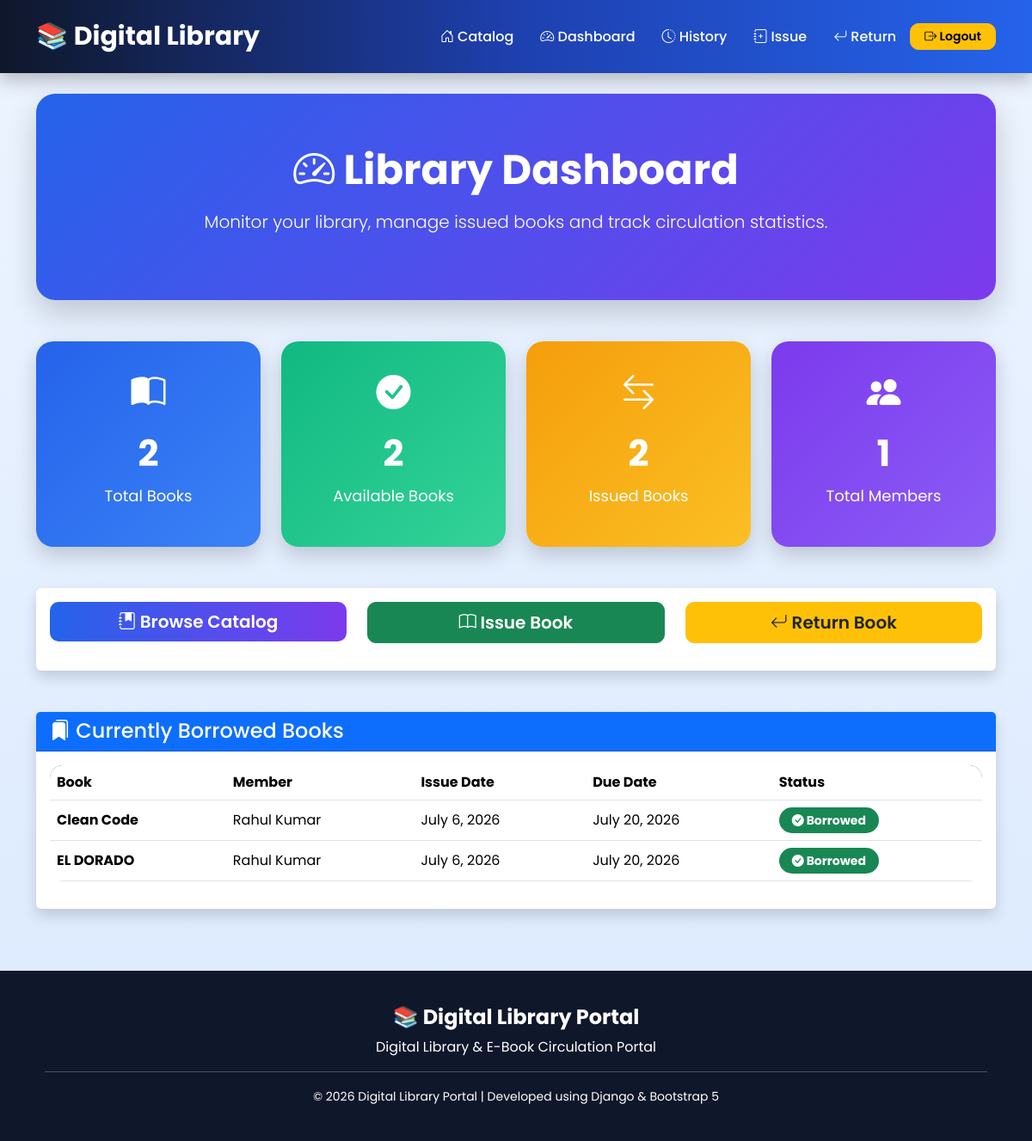
The page /dashboard/ (signed in) on the database its author committed.
### library/models.py (models this page shows, shortened)
class CirculationRecord(models.Model):
    book = models.ForeignKey(Book, on_delete=models.CASCADE)
    member = models.ForeignKey(
        Member,
        on_delete=models.CASCADE,
        related_name='borrowed_books'
    )
    issue_date = models.DateField(default=timezone.now)
    due_date = models.DateField()
    return_date = models.DateField(blank=True, null=True)
    fine_amount = models.DecimalField(
        max_digits=6,
        decimal_places=2,
        default=0.00
    )
    is_returned = models.BooleanField(default=False)

class Book(models.Model):
    GENRES = [
        ('TECH', 'Computer Science & Technology'),
        ('SCI', 'Science & Mathematics'),
        ('LIT', 'Literature & Fiction'),
        ('HIST', 'History & Social Sciences'),
    ]
    title = models.CharField(max_length=200)
    author = models.ForeignKey(
        Author,
        on_delete=models.CASCADE,
        related_name='books'
    )
    isbn = models.CharField(max_length=13, unique=True)
    genre = models.CharField(max_length=10, choices=GENRES)
    total_copies = models.PositiveIntegerField(default=5)
    available_copies = models.PositiveIntegerField(default=5)
    cover_url = models.URLField(
        blank=True,
        default="https://via.placeholder.com/150x220"
    )

class Member(models.Model):
    name = models.CharField(max_length=100)
    member_id = models.CharField(max_length=20, unique=True)
    email = models.EmailField()
    phone = models.CharField(max_length=15)
    joined_date = models.DateField(auto_now_add=True)

### library/views.py (the view)
# urls.py: path("dashboard/", views.dashboard, name="dashboard"),
@login_required
def dashboard(request):
    total_books = Book.objects.count()
    available_books = Book.objects.filter(
        available_copies__gt=0
    ).count()
    borrowed = CirculationRecord.objects.filter(
        is_returned=False
    )
    total_members = Member.objects.count()
    context = {
        "total_books": total_books,
        "available_books": available_books,
        "borrowed_books": borrowed.count(),
        "members": total_members,
        "borrowed": borrowed,
        "today": timezone.now().date(),
    }
    return render(
        request,
        "library/dashboard.html",
        context
    )

### library/templates/library/dashboard.html (shortened to what this page needs)
{% extends 'library/base.html' %}
{% block content %}
<div class="hero-banner text-center mb-5">
    <h1>
        <i class="bi bi-speedometer2"></i>
        Library Dashboard
    </h1>
    <p class="lead mt-3">
        Monitor your library, manage issued books and track circulation statistics.
    </p>
</div>
<div class="row g-4 mb-5">
    <div class="col-lg-3 col-md-6">
        <div class="dashboard-card blue">
            <i class="bi bi-book-half fs-1"></i>
            <h2 class="mt-3">{{ total_books }}</h2>
            <p>Total Books</p>
        </div>
    </div>
    <div class="col-lg-3 col-md-6">
        <div class="dashboard-card green">
            <i class="bi bi-check-circle-fill fs-1"></i>
            <h2 class="mt-3">{{ available_books }}</h2>
            <p>Available Books</p>
        </div>
    </div>
    <div class="col-lg-3 col-md-6">
        <div class="dashboard-card orange">
            <i class="bi bi-arrow-left-right fs-1"></i>
            <h2 class="mt-3">{{ borrowed_books }}</h2>
            <p>Issued Books</p>
        </div>
    </div>
    <div class="col-lg-3 col-md-6">
        <div class="dashboard-card purple">
            <i class="bi bi-people-fill fs-1"></i>
            <h2 class="mt-3">{{ members }}</h2>
            <p>Total Members</p>
        </div>
    </div>
</div>
<div class="card border-0 shadow mb-5">
    <div class="card-body">
        <div class="row text-center">
            <div class="col-md-4 mb-3">
                <a href="{% url 'catalog' %}" class="btn btn-primary btn-lg w-100">
                    <i class="bi bi-journal-bookmark-fill"></i>
                    Browse Catalog
                </a>
            </div>
            <div class="col-md-4 mb-3">
                <a href="{% url 'issue' %}" class="btn btn-success btn-lg w-100">
                    <i class="bi bi-book"></i>
                    Issue Book
                </a>
            </div>
            <div class="col-md-4 mb-3">
                <a href="{% url 'return' %}" class="btn btn-warning btn-lg w-100 text-dark">
                    <i class="bi bi-arrow-return-left"></i>
                    Return Book
                </a>
            </div>
        </div>
    </div>
</div>
<div class="card shadow border-0">
    <div class="card-header bg-primary text-white">
        <h4 class="mb-0">
            <i class="bi bi-bookmarks-fill"></i>
            Currently Borrowed Books
        </h4>
    </div>
    <div class="card-body">
        <div class="table-responsive">
            <table class="table table-hover align-middle">
                <thead>
                    <tr>
                        <th>Book</th>
                        <th>Member</th>
                        <th>Issue Date</th>
                        <th>Due Date</th>
                        <th>Status</th>
                    </tr>
                </thead>
                <tbody>
                {% for item in borrowed %}
                <tr>
                    <td>
                        <strong>{{ item.book.title }}</strong>
                    </td>
                    <td>
                        {{ item.member.name }}
                    </td>
                    <td>
                        {{ item.issue_date }}
                    </td>
                    <td>
                        {{ item.due_date }}
                    </td>
                    <td>
                        {% if item.due_date < today %}
                        <span class="badge bg-danger">
                            <i class="bi bi-exclamation-triangle-fill"></i>
                            Overdue
                        </span>
                        {% else %}
                        <span class="badge bg-success">
                            <i class="bi bi-check-circle-fill"></i>
                            Borrowed
                        </span>
                        {% endif %}
                    </td>
                </tr>
                {% endfor %}
                </tbody>
            </table>
        </div>
    </div>
</div>
{% endblock %}

### library/static/library/css/style.css (style rules this page uses)
* { margin:0; padding:0; box-sizing:border-box; font-family:'Poppins',sans-serif; }
body { background:linear-gradient(to bottom,#edf4ff,#dbeafe); color:#1f2937; }
.hero-banner { background:linear-gradient(135deg,#2563eb,#7c3aed); color:white; border-radius:22px; padding:60px; text-align:center; margin-bottom:40px; box-shadow:0 15px 35px rgba(0,0,0,.18); }
.hero-banner h1 { font-size:48px; font-weight:700; }
.hero-banner p { font-size:20px; margin-top:15px; }
.badge { border-radius:25px; padding:8px 15px; font-size:14px; }
.btn { border-radius:10px; font-weight:600; }
.btn-primary { background:linear-gradient(90deg,#2563eb,#7c3aed); border:none; }
.dashboard-card { border-radius:20px; padding:30px; color:white; text-align:center; transition:.3s; box-shadow:0 10px 25px rgba(0,0,0,.18); }
.dashboard-card h2 { font-size:42px; font-weight:700; }
.dashboard-card p { margin-top:10px; font-size:18px; }
.blue { background:linear-gradient(135deg,#2563eb,#3b82f6); }
.green { background:linear-gradient(135deg,#10b981,#34d399); }
.orange { background:linear-gradient(135deg,#f59e0b,#fbbf24); }
.purple { background:linear-gradient(135deg,#7c3aed,#8b5cf6); }
.table { border-radius:15px; overflow:hidden; background:white; }
.table thead { background:#1e40af; color:white; }

### rows shown on the page
CirculationRecord: book "Clean Code", member.name "Rahul Kumar", issue_date "July 6, 2026", due_date "July 20, 2026", shows "Borrowed"
CirculationRecord: book "EL DORADO", member.name "Rahul Kumar", issue_date "July 6, 2026", due_date "July 20, 2026", shows "Borrowed"

### other values the page prints
{{ total_books }} "2"
{{ available_books }} "2"
{{ borrowed_books }} "2"
{{ members }} "1"
